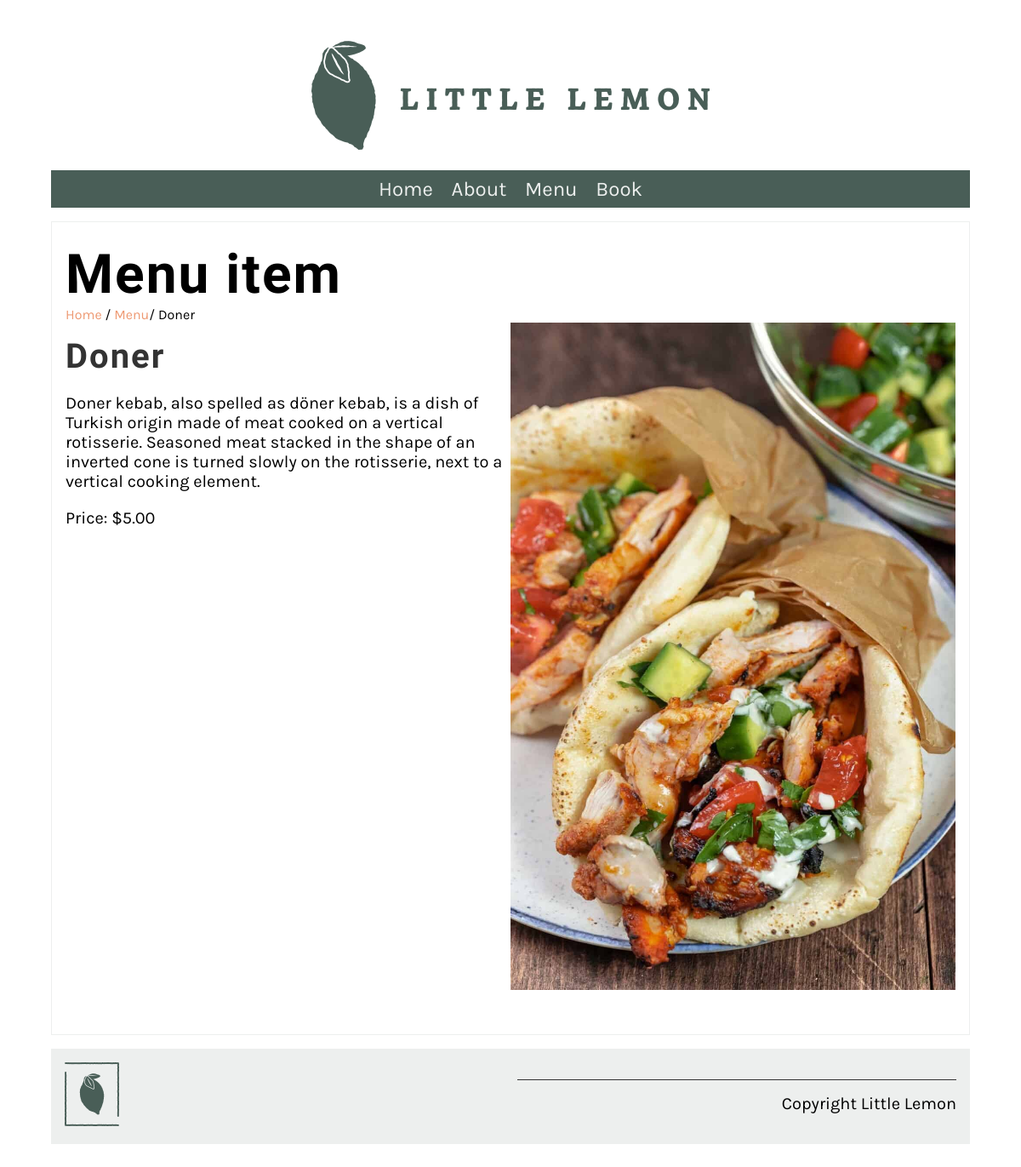
Page /menu_item/4/ on the committed database.
### restaurant/models.py (models this page shows, shortened)
class Menu(models.Model):
   name = models.CharField(max_length=200)
   price = models.IntegerField(null=False)
   menu_item_description = models.TextField(max_length=1000, default='')

### restaurant/views.py (the view)
# urls.py: path('menu_item/<int:pk>/', views.display_menu_item, name="menu_item")
def display_menu_item(request, pk=None):
    if pk:
        menu_item = Menu.objects.get(pk=pk)
    else:
        menu_item = ""
    return render(request, 'menu_item.html', {"menu_item": menu_item})

### restaurant/templates/menu_item.html
{% extends 'base.html' %} {% load static %} {% block content %}
<section>
	<article>
		<h1>Menu item</h1>
		<span>
			<a href="{% url 'home' %}">Home</a> / <a href="{% url 'menu' %}">Menu</a>/
			{{menu_item.name}}
		</span>
		<div class="row">
			<div class="column">
				<h2>
					{{menu_item.name}}
				</h2>
				<p>
					{{menu_item.menu_item_description}}
				</p>
				<p>
					Price: ${{menu_item.price}}.00
				</p>
			</div>
			<div class="column">
				<img src="/restaurant/static/img/menu_items/{{menu_item.name}}.jpg" alt="{{ menu_item.name}}" />
			</div>
		</div>
	</article>
</section>
{% endblock %}

### restaurant/static/css/style.css (style rules this page uses)
body { font-family: 'Karla', sans-serif; margin-top: 3rem; margin-bottom: 3rem; margin-left: 5%; margin-right: 5%; }
h1, h2, h3, h4, h5, h6 { font-family: 'Markazi Text', serif; letter-spacing: 2px;; }
h1 { font-size: 4rem; margin-top: 1.5rem; margin-bottom: 0; }
h2 { font-size: 2.5rem; color: #333333; margin:1rem 0; }
p, ul { font-size: 1.25rem;; }
a { color: #EE9972; text-decoration: none; }
section { display: flex; gap: 2rem 1rem; margin-top: 1rem; margin-bottom: 1rem; flex-direction: row; }
article { flex:1; }
article img { max-width: 100%; }
main article { border: 1px solid #EDEFEE; padding-left: 1rem; padding-right: 1rem; }
.row { display: flex; flex-direction: row; width: 100%; padding-bottom: 1rem; }
.column { flex-basis: 50%; margin-bottom: 1rem; padding-bottom: 1rem; }

### rows in the picture
Menu: name "Doner", menu_item_description "Doner kebab, also spelled as döner kebab, is a dish of Turkish origin made of meat cooked on a vertical rotisserie. Seasoned meat stacked in the shape of an inverted cone is turned slowly on the rotisserie, next to a vertical cooking element.", price "5", name (picture)
